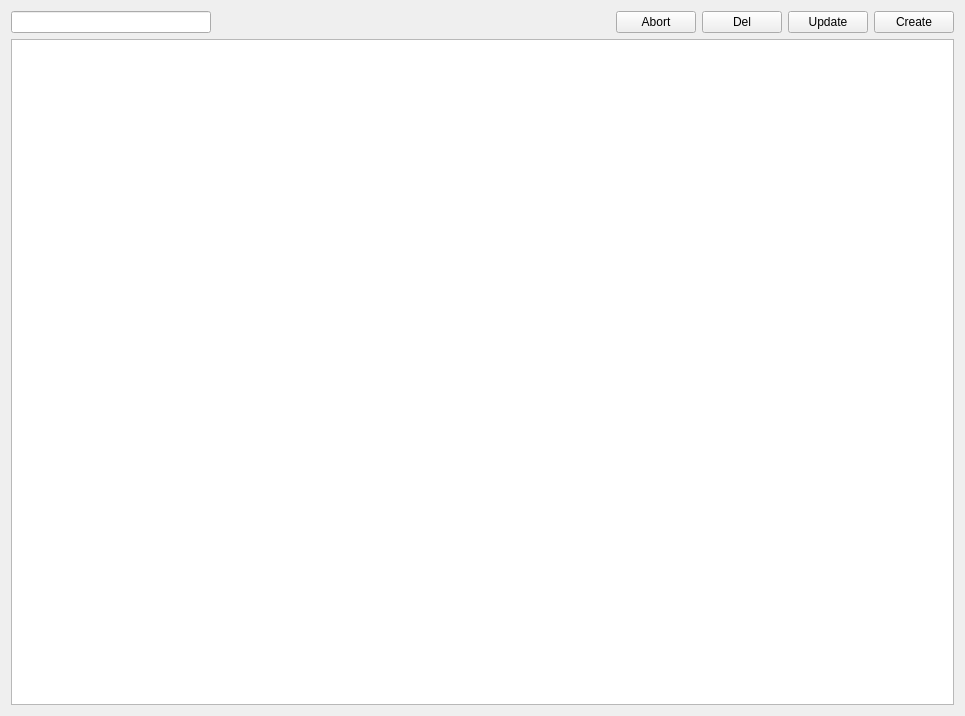
<?xml version="1.0" encoding="UTF-8"?>
<!--

Copyright (C) 2025 Davyd Stalytenko
SPDX-License-Identifier: GPL-3.0-only

This file is part of SchooliesCave.

SchooliesCave is free software: you can redistribute it and/or modify it under the terms
of the GNU General Public License as published by the Free Software Foundation, version 3
of the License only.

SchooliesCave is distributed in the hope that it will be useful, but WITHOUT ANY WARRANTY;
without even the implied warranty of MERCHANTABILITY or FITNESS FOR A PARTICULAR PURPOSE.
See the GNU General Public License for more details.

You should have received a copy of the GNU General Public License along with SchooliesCave.
If not, see <https://www.gnu.org/licenses/>.

-->
<ui version="4.0">
 <class>SubjectsModule</class>
 <widget class="QWidget" name="SubjectsModule">
  <property name="geometry">
   <rect>
    <x>0</x>
    <y>0</y>
    <width>965</width>
    <height>716</height>
   </rect>
  </property>
  <property name="windowTitle">
   <string>Form</string>
  </property>
  <layout class="QVBoxLayout" name="verticalLayout">
   <item>
    <layout class="QHBoxLayout" name="menuLayout">
     <item>
      <widget class="QLineEdit" name="searchSubject">
       <property name="minimumSize">
        <size>
         <width>150</width>
         <height>0</height>
        </size>
       </property>
       <property name="maximumSize">
        <size>
         <width>200</width>
         <height>16777215</height>
        </size>
       </property>
      </widget>
     </item>
     <item>
      <spacer name="horizontalSpacer">
       <property name="orientation">
        <enum>Qt::Horizontal</enum>
       </property>
       <property name="sizeHint" stdset="0">
        <size>
         <width>40</width>
         <height>20</height>
        </size>
       </property>
      </spacer>
     </item>
     <item>
      <widget class="QPushButton" name="abort">
       <property name="text">
        <string>Abort</string>
       </property>
      </widget>
     </item>
     <item>
      <widget class="QPushButton" name="deleteSubject">
       <property name="text">
        <string>Del</string>
       </property>
      </widget>
     </item>
     <item>
      <widget class="QPushButton" name="updateSubjects">
       <property name="text">
        <string>Update</string>
       </property>
      </widget>
     </item>
     <item>
      <widget class="QPushButton" name="createSubject">
       <property name="text">
        <string>Create</string>
       </property>
      </widget>
     </item>
    </layout>
   </item>
   <item>
    <widget class="QListView" name="subjectsList"/>
   </item>
  </layout>
 </widget>
 <resources/>
 <connections/>
</ui>
